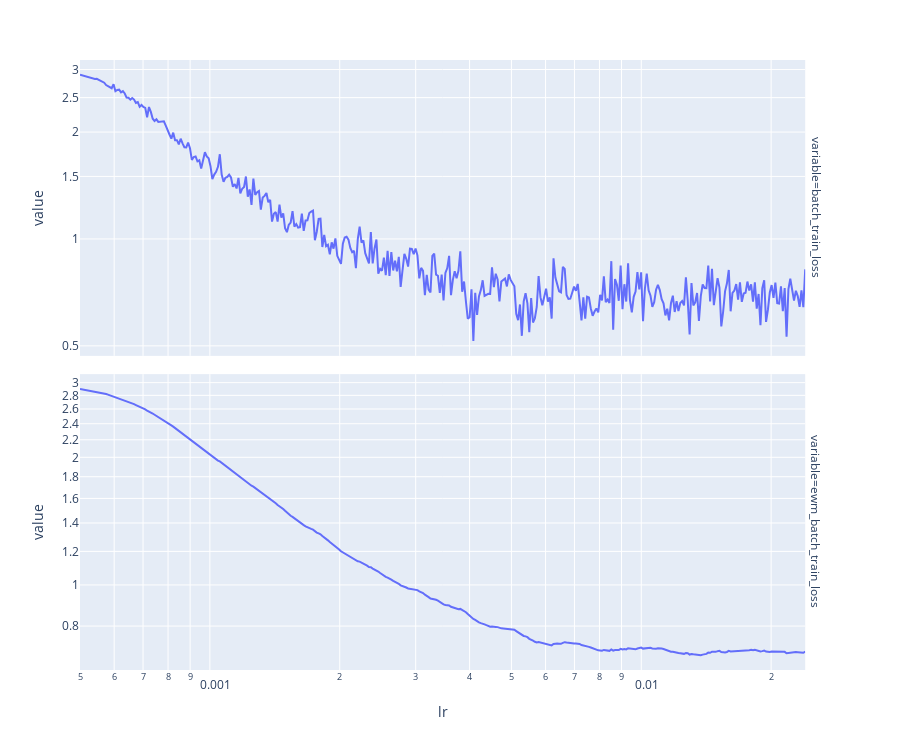

Write notebook code for a chart like this one.
### Code cell
# max_lrs = []
# for fold_idx in range(5):
#     train_dataset = CMIDataset(f"fold_{fold_idx}", "train")
#     full_dataset_loader = DL(train_dataset, TRAIN_BATCH_SIZE, shuffle=True)
#     _, mock_training_metrics = mk_model_and_fit(
#         full_dataset_loader,
#         partial(torch.optim.lr_scheduler.ExponentialLR, gamma=MOCK_TRAINING_GAMMA),
#         MOCK_TRAINING_EPOCHS,
#         criterion= nn.CrossEntropyLoss(),#compute_weighted_cross_entropy_loss(train_dataset)
#     )
#     mock_training_metrics = post_process_mock_training_metrics(mock_training_metrics)
#     plt_lr_search_training_metrics(mock_training_metrics)
#     max_lr = mock_training_metrics["ewm_batch_train_loss"].idxmin()
#     # max_lr = 0.002
#     print("Maximum learning rate:", max_lr)
    # max_lrs.append(max_lr)

train_dataset = CMIDataset("fold_0", "train")
full_dataset_loader = DL(train_dataset, TRAIN_BATCH_SIZE, shuffle=True)
_, mock_training_metrics = mk_model_and_fit(
    full_dataset_loader,
    partial(torch.optim.lr_scheduler.ExponentialLR, gamma=MOCK_TRAINING_GAMMA),
    MOCK_TRAINING_EPOCHS,
    criterion= nn.CrossEntropyLoss(),
)
mock_training_metrics = post_process_mock_training_metrics(mock_training_metrics)
plt_lr_search_training_metrics(mock_training_metrics)
max_lr = mock_training_metrics["ewm_batch_train_loss"].idxmin()
print("Maximum learning rate:", max_lr)

### Figure 1 — Plotly figure (JSON) as saved in the notebook; plotly's stock layout.template omitted (floating-point values rounded to 4 significant figures; data arrays with more than 128 entries replaced by an {"elided": "..."} marker saying what was removed)
{"data": [{"hovertemplate": "variable=batch_train_loss<br>lr=%{x}<br>value=%{y}<extra></extra>", "legendgroup": "", "line": {"color": "#636efa", "dash": "solid"}, "marker": {"symbol": "circle"}, "mode": "lines", "name": "", "orientation": "v", "showlegend": false, "type": "scatter", "x": {"elided": "390 float values"}, "xaxis": "x2", "y": {"elided": "390 float values"}, "yaxis": "y2"}, {"hovertemplate": "variable=ewm_batch_train_loss<br>lr=%{x}<br>value=%{y}<extra></extra>", "legendgroup": "", "line": {"color": "#636efa", "dash": "solid"}, "marker": {"symbol": "circle"}, "mode": "lines", "name": "", "orientation": "v", "showlegend": false, "type": "scatter", "x": {"elided": "390 float values"}, "xaxis": "x", "y": {"elided": "390 float values"}, "yaxis": "y"}], "layout": {"annotations": [{"font": {}, "showarrow": false, "text": "variable=ewm_batch_train_loss", "textangle": 90, "x": 0.98, "xanchor": "left", "xref": "paper", "y": 0.2425, "yanchor": "middle", "yref": "paper"}, {"font": {}, "showarrow": false, "text": "variable=batch_train_loss", "textangle": 90, "x": 0.98, "xanchor": "left", "xref": "paper", "y": 0.7575, "yanchor": "middle", "yref": "paper"}], "height": 750, "legend": {"tracegroupgap": 0}, "margin": {"t": 60}, "xaxis": {"anchor": "y", "domain": [0, 0.98], "title": {"text": "lr"}, "type": "log"}, "xaxis2": {"anchor": "y2", "domain": [0, 0.98], "matches": "x", "showticklabels": false, "type": "log"}, "yaxis": {"anchor": "x", "domain": [0, 0.485], "title": {"text": "value"}, "type": "log"}, "yaxis2": {"anchor": "x2", "domain": [0.515, 1], "title": {"text": "value"}, "type": "log"}}}
